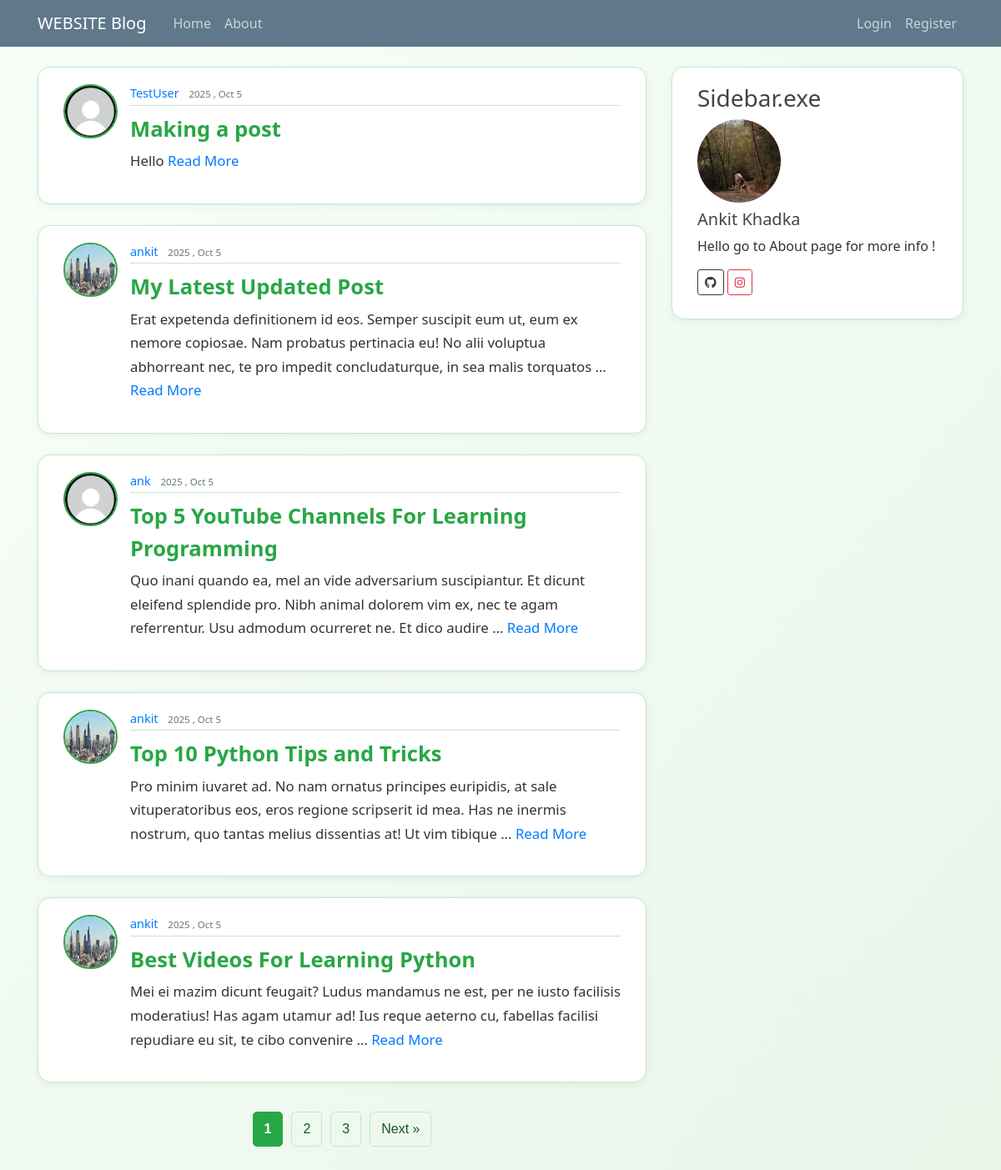
Before: / with the older database file.
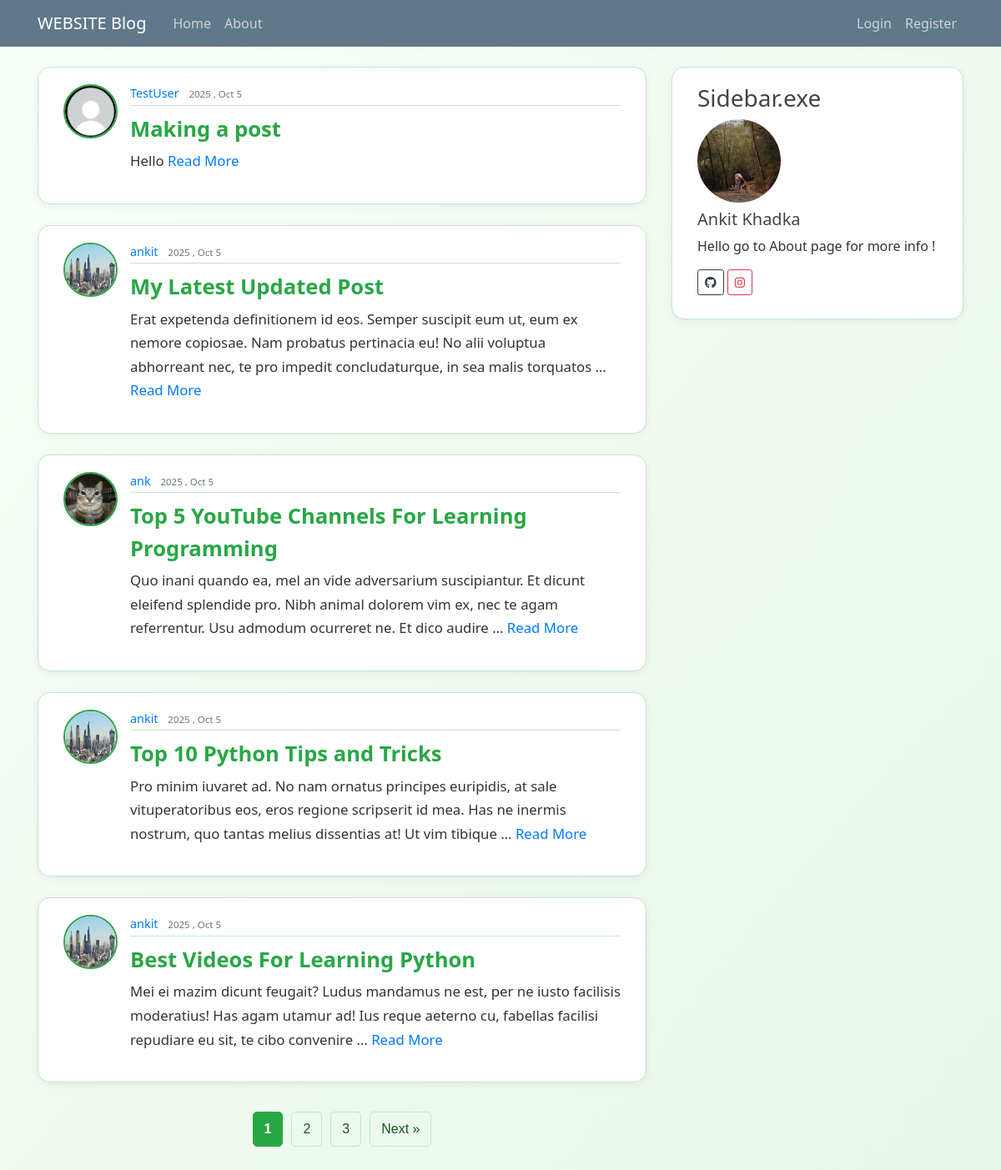
After: the same page with the newer database file.
### web/models.py (models this page shows, shortened)
class Post(models.Model):
    title = models.CharField(max_length=100)
    content = models.TextField()
    date_posted = models.DateTimeField(default = timezone.now)
    author = models.ForeignKey(User, on_delete=models.CASCADE)

### users/models.py (models this page shows, shortened)
class Profile(models.Model):
    user = models.OneToOneField(User , on_delete=models.CASCADE) # data deleted with the user
    image = models.ImageField(default='default.jpg', upload_to='profile_pics')

### web/views.py (the view)
# urls.py: path('', views.home, name = 'web-home'),
def home(request):
    posts_list = Post.objects.all().order_by("-date_posted")
    paginator = Paginator(posts_list,5)
    page_number = request.GET.get('page')
    posts = paginator.get_page(page_number)
    context = {
        'posts': posts
    }
    return render(request, 'home.html', context)

### templates/home.html (shortened to what this page needs)
{% extends 'base.html' %}
{% block content %}
{% load static %}
<link rel="stylesheet" href="{% static 'css/home.css' %}">
    {% for post in posts %}
        <article class="media content-section">
            <img class="rounded-circle article-img" src="{{ post.author.profile.image.url }}" alt="">
        <div class="media-body">
            <div class="article-metadata">
                <a class="mr-2" href="{% url 'user-home' post.author.username %}">{{ post.author }}</a>
            <small class="text-muted">{{ post.date_posted | date:"Y , M j" }}</small>
            </div>
                <h2><a class="article-title" href="{% url 'web-detail' post.pk %}">{{ post.title }}</a></h2>
            <p class="article-content">{{ post.content|truncatewords:30 }} <a href="{% url 'web-detail' post.pk %}">Read More</a></p>
        </div>
        </article>
    {% endfor %}
        <div class="pagination">
            {% for num in posts.paginator.page_range %}
                {% if posts.number == num %}
                <span class="current">{{ num }}</span>
                {% elif num > posts.number|add:'-3' and num < posts.number|add:'3' %}
                <a href="?page={{ num }}">{{ num }}</a>
                {% endif %}
            {% endfor %}
            {% if posts.has_next %}
                <a href="?page={{ posts.next_page_number }}">Next &raquo;</a>
            {% endif %}
        </div>
{% endblock content %}

Changed rows visible on the page:
changed Post "Top 5 YouTube Channels For Learning Programming": author.profile.image: picture added in place of a placeholder
